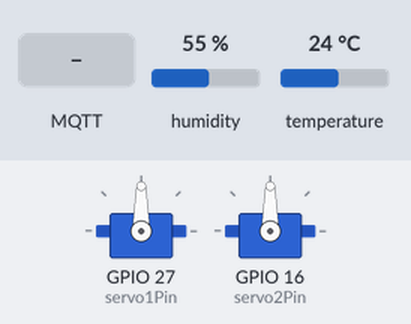
Recording of a sketch running on a simulated ESP32. Parts: 2 × servo. The test bench sets the inputs (shaded band); at power-on: humidity 55 %, temperature 24 °C. WiFi joins after 1.5 s; servers stay silent unless stated; no MQTT or app messages arrive unless stated; what the sketch prints to the serial monitor is not drawn.

Above: at 2.7 s.
2.8 s: MQTT message "azul" arrives on the first subscribed topic
At 3.9 s:
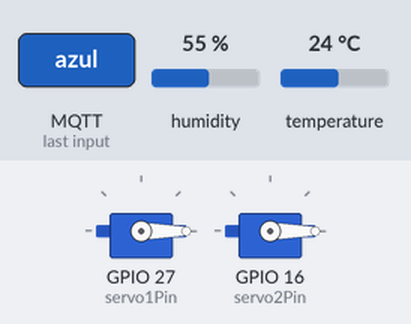
Timing chart, 0 to 5.8 s (numbered marks = the images above; inputs shaded):
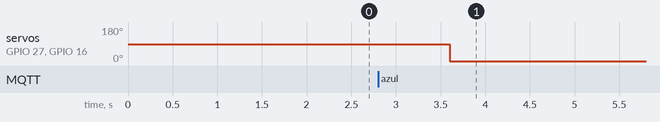

Measured:
- after the input at 2.8 s, servo on GPIO 27 (servo1Pin), servo on GPIO 16 (servo2Pin): 90° → 0° after 0.80 s

The sketch:

iot_aws_esp32.ino
```cpp
#include "secrets.h"
#include <WiFiClientSecure.h>
#include <PubSubClient.h>
#include <ArduinoJson.h>
#include "WiFi.h"
#include <ESP32_Servo.h>
#include "DHT.h"
#define DHTPIN 14        // Pino digital conectado ao sensor DHT
#define DHTTYPE DHT11   // DHT 11

#define AWS_IOT_PUBLISH_TOPIC   "/pub"
#define AWS_IOT_SUBSCRIBE_TOPIC "/sub"

float h;
float t;
int minUs = 500;
int maxUs = 2400;
int servo1Pin = 27;
int servo2Pin = 16;
int pos = 0;

Servo servo1;
Servo servo2;

DHT dht(DHTPIN, DHTTYPE);

WiFiClientSecure net = WiFiClientSecure();
PubSubClient client(net);

void connectAWS()
{
  WiFi.mode(WIFI_STA);
  WiFi.begin(WIFI_SSID, WIFI_PASSWORD);

  Serial.println("Conectando ao Wi-Fi");

  while (WiFi.status() != WL_CONNECTED)
  {
    delay(500);
    Serial.print(".");
  }

  // Configure o WiFiClientSecure para usar as credenciais do dispositivo AWS IoT
  net.setCACert(AWS_CERT_CA);
  net.setCertificate(AWS_CERT_CRT);
  net.setPrivateKey(AWS_CERT_PRIVATE);

  // Conecte-se ao corretor MQTT no endpoint AWS que foi definido anteriormente
  client.setServer(AWS_IOT_ENDPOINT, 8883);

  // Crie um manipulador de mensagens
  client.setCallback(messageHandler);

  Serial.println("Conectando à AWS IOT");

  while (!client.connect(THINGNAME))
  {
    Serial.print(".");
    delay(100);
  }

  if (!client.connected())
  {
    Serial.println("AWS IoT está OffLine!");
    return;
  }

  // Subscribe para um tópico
  client.subscribe(AWS_IOT_SUBSCRIBE_TOPIC);

  Serial.println("AWS IoT Conectado!");
}

void publishMessage()
{
  StaticJsonDocument<200> doc;
  doc["umidade"] = h;
  doc["temperatura"] = t;
  char jsonBuffer[512];
  serializeJson(doc, jsonBuffer); // mostrar para o cliente

  client.publish(AWS_IOT_PUBLISH_TOPIC, jsonBuffer);
}

void messageHandler(char* topic, byte* payload, unsigned int length)
{
  Serial.print("entrada: ");
  Serial.println(topic);

  StaticJsonDocument<200> doc;
  deserializeJson(doc, payload);
  const char* message = doc["message"];
          Serial.print(message);
          Serial.print("   ");
          Serial.print(topic);

  String mystring(message);
  servo1.write(0);
  if(mystring.equals("azul")){
    servo1.write(500);
      Serial.println("azul");
      Serial.print("   ");
  }
  servo2.write(0);
  if(mystring.equals("branco")){
    servo2.write(2400);
      Serial.println("branco");
      Serial.print("   ");
  }
}

void setup()
{
  Serial.begin(115200);
  connectAWS();
  dht.begin();
  servo1.attach(servo1Pin, minUs, maxUs);
  servo2.attach(servo2Pin, minUs, maxUs);
}

void loop()
{
  h = dht.readHumidity();
  t = dht.readTemperature();


  if (isnan(h) || isnan(t) )  // Verifique se alguma leitura falhou e saia mais cedo (para tentar novamente).
  {
    Serial.println(F("Falhou a leitura do sensor DHT!"));
    return;
  }

  Serial.print(F("Humidade: "));
  Serial.print(h);
  Serial.print(F("%  Temperatura: "));
  Serial.print(t);
  Serial.println(F("°C "));

  publishMessage();
  client.loop();
  delay(1000);
}
```

secrets.h
```cpp
#include <pgmspace.h>

#define SECRET
#define THINGNAME ""

const char WIFI_SSID[] = "";
const char WIFI_PASSWORD[] = "";
const char AWS_IOT_ENDPOINT[] = "";

// Amazon Root CA 1
static const char AWS_CERT_CA[] PROGMEM = R"EOF(
-----BEGIN CERTIFICATE-----

-----END CERTIFICATE-----
)EOF";

// Device Certificate
static const char AWS_CERT_CRT[] PROGMEM = R"KEY(
-----BEGIN CERTIFICATE-----

-----END CERTIFICATE-----
)KEY";

// Device Private Key
static const char AWS_CERT_PRIVATE[] PROGMEM = R"KEY(
-----BEGIN RSA PRIVATE KEY-----

-----END RSA PRIVATE KEY-----
)KEY";
```
